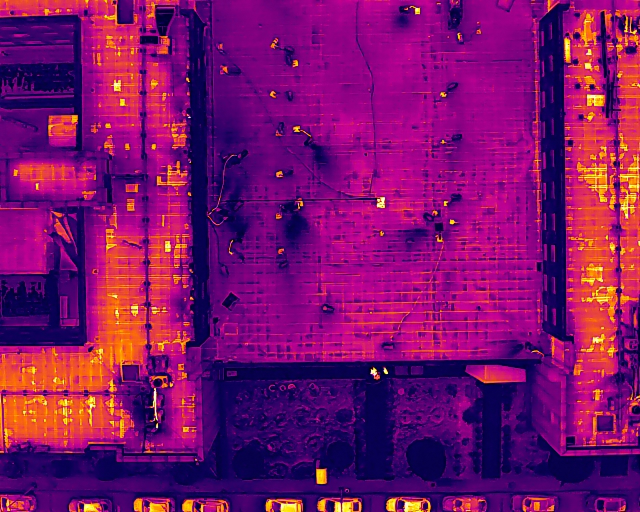
#> input picture KHBPRooftops/DJI_20260129182141_0002_T.JPG, 1280 x 1024 px (shown at 1/2 size)
$ python pipeline.py --input ../../KHBPRooftops
#> lines starting #> are read from the running program, lines starting #| are printed output that depends on the picture
#> in get_proxy_field, rgb is the input picture: shape (1024, 1280, 3); mean R, G, B 123.6, 16.4, 105.8
### pure_math_pipeline/src/io_thermal.py
"""
io_thermal.py
=============
Turns a DJI R-JPEG thermal capture into a single-channel 2D numpy field that
the pure-math detectors in this package can operate on.

Three tiers, tried in order, so the pipeline always produces *something*
useful even before the official DJI SDK is wired up:

  1. TRUE CELSIUS via the official DJI Thermal SDK (libdirp).
     -> `dirp_measure_ex` returns one float32 per pixel = real degrees C.
  2. TRUE CELSIUS via a DJI Thermal Analysis Tool (DTAT) CSV export sitting
     next to the image (DTAT is DJI's free desktop app; exporting a CSV
     needs no compiling / no ctypes at all).
  3. PROXY field recovered from the pseudo-color display JPEG itself, via
     PCA colormap inversion (see `palette_invert`). Monotonic with
     temperature but NOT calibrated Celsius -- every function that returns
     this tier sets `calibrated=False` so callers/reports can be honest
     about it.

Nothing here is machine learning. Tier 1/2 are just reading numbers DJI's
sensor already computed; tier 3 is linear algebra (SVD/PCA).
"""
from __future__ import annotations

import csv
import ctypes
import os
from dataclasses import dataclass
from pathlib import Path

import numpy as np
from PIL import Image
from scipy.ndimage import zoom as _ndi_zoom


@dataclass
class ThermalField:
    field: np.ndarray          # float32, shape (H, W)
    calibrated: bool           # True => field is real Celsius
    source: str                # human-readable provenance string
    units: str                 # "C" or "proxy[0,1]"


# ---------------------------------------------------------------------------
# Tier 1: official DJI Thermal SDK (libdirp) via ctypes
# ---------------------------------------------------------------------------
# Setup (one-time, done by the user -- proprietary binary, we cannot ship it):
#   1. Download "DJI Thermal SDK" from
#      https://www.dji.com/downloads/softwares/dji-thermal-sdk  (free, no
#      login required beyond DJI's standard download click-through).
#   2. Unzip it; find `linux/release_x64/libdirp.so` (or `windows/libdirp.dll`).
#   3. `export DJI_THERMAL_SDK_LIB=/path/to/libdirp.so`
# Once that env var points at a real library, get_celsius_dji_sdk() below
# will produce exact per-pixel Celsius using DJI's own radiometric model
# (Planck-curve inversion with the camera's embedded emissivity, distance,
# humidity and reflected-temperature parameters -- this is DJI's
# calibration, not ours; we are just calling their function).

class _DirpMeasurementParams(ctypes.Structure):
    _fields_ = [
        ("distance", ctypes.c_float),
        ("humidity", ctypes.c_float),
        ("emissivity", ctypes.c_float),
        ("reflection", ctypes.c_float),
    ]


class _DirpResolution(ctypes.Structure):
    _fields_ = [("width", ctypes.c_int32), ("height", ctypes.c_int32)]


def get_celsius_dji_sdk(rjpeg_path: str, lib_path: str | None = None) -> ThermalField | None:
    """Return a calibrated Celsius ThermalField using the official DJI SDK,
    or None if the SDK library isn't available (caller should fall back)."""
    lib_path = lib_path or os.environ.get("DJI_THERMAL_SDK_LIB")
    if not lib_path or not os.path.exists(lib_path):
        return None

    lib = ctypes.CDLL(lib_path)
    data = Path(rjpeg_path).read_bytes()
    buf = ctypes.create_string_buffer(data, len(data))
    handle = ctypes.c_void_p()

    ret = lib.dirp_create_from_rjpeg(buf, len(data), ctypes.byref(handle))
    if ret != 0:
        return None
    try:
        res = _DirpResolution()
        lib.dirp_get_rjpeg_resolution(handle, ctypes.byref(res))
        w, h = res.width, res.height
        n = w * h
        temp_buf = (ctypes.c_float * n)()
        ret = lib.dirp_measure_ex(handle, temp_buf, ctypes.sizeof(temp_buf))
        if ret != 0:
            return None
        arr = np.ctypeslib.as_array(temp_buf).reshape(h, w).astype(np.float32).copy()

        # DJI's raw radiometric frame is the native sensor resolution (e.g.
        # 640x512), while the pseudo-color display JPEG (and any labelme
        # ground-truth polygons drawn on it) is upsampled 2x by the camera's
        # ISP. Resample the Celsius grid onto the display-image pixel grid
        # (bilinear, order=1 -- physically reasonable for a smoothly varying
        # temperature field) so every detector/overlay/GT-comparison in this
        # package can assume "field.shape == display image shape" universally.
        with Image.open(rjpeg_path) as disp:
            disp_w, disp_h = disp.size
        if (h, w) != (disp_h, disp_w):
            arr = _ndi_zoom(arr, (disp_h / h, disp_w / w), order=1).astype(np.float32)

        return ThermalField(field=arr, calibrated=True, source="dji_thermal_sdk", units="C")
    finally:
        lib.dirp_destroy(handle)


# ---------------------------------------------------------------------------
# Tier 2: DJI Thermal Analysis Tool CSV export sitting next to the image
# ---------------------------------------------------------------------------
def get_celsius_dtat_csv(rjpeg_path: str) -> ThermalField | None:
    """Looks for <same_basename>.csv (DTAT's raw temperature-matrix export)
    next to the R-JPEG and loads it if present."""
    csv_path = Path(rjpeg_path).with_suffix(".csv")
    if not csv_path.exists():
        return None
    with open(csv_path, newline="") as f:
        rows = [row for row in csv.reader(f) if row]
    arr = np.array(rows, dtype=np.float32)
    return ThermalField(field=arr, calibrated=True, source="dtat_csv", units="C")


# ---------------------------------------------------------------------------
# Tier 3: PCA colormap inversion of the pseudo-color display JPEG
# ---------------------------------------------------------------------------
# DJI's on-camera ISP renders the raw radiometric frame through a 1D palette
# (white-hot, iron-red, ...): temperature -> RGB is a smooth curve embedded
# in the 3D RGB cube. Because it's a curve (1 degree of freedom) and not a
# volume, the pixel cloud in RGB space is very nearly rank-1 after removing
# its mean -- i.e. it lives close to a line. The first principal component
# of the pixel colors (via SVD) is therefore, up to sign and affine
# rescaling, a recovery of the original scalar the palette encodes.
# This is classical linear algebra (PCA = truncated SVD), no learning
# involved, and it adapts automatically to whichever palette the camera
# used -- no hardcoded color lookup table required.
def palette_invert(rgb: np.ndarray) -> np.ndarray:
    """rgb: (H, W, 3) uint8 image. Returns float32 (H, W) in [0, 1],
    monotonically increasing with apparent temperature (hot = 1)."""
    h, w, _ = rgb.shape
    x = rgb.reshape(-1, 3).astype(np.float64)
    mu = x.mean(axis=0)
#> mu = [123.6, 16.41, 105.8]
    xc = x - mu

    # Truncated SVD: first right-singular vector = dominant color axis.
    # (economy SVD on a subsample for speed on large images)
    n = xc.shape[0]
    if n > 200_000:
        idx = np.random.default_rng(0).choice(n, size=200_000, replace=False)
        sample = xc[idx]
    else:
        sample = xc
    _, _, vt = np.linalg.svd(sample, full_matrices=False)
#> vt = [[0.95, 0.311, 0.0407], [-0.158, 0.586, -0.795], [0.271, -0.749, -0.605]]
    axis = vt[0]
#> axis = [0.95, 0.311, 0.0407]

    proj = xc @ axis  # scalar coordinate along the palette curve

    # Fix sign so that "hot" (yellow/white in DJI's default ironbow-like
    # palettes) scores high: hot colors have high R and high G; cold colors
    # (deep purple/blue) have high B relative to R+G. Use correlation with
    # (R+G-B) as an orientation reference -- still no learned parameters,
    # just a sign check.
    heuristic = x[:, 0] + x[:, 1] - x[:, 2]
    if np.corrcoef(proj, heuristic)[0, 1] < 0:
        proj = -proj

    proj = proj.reshape(h, w)
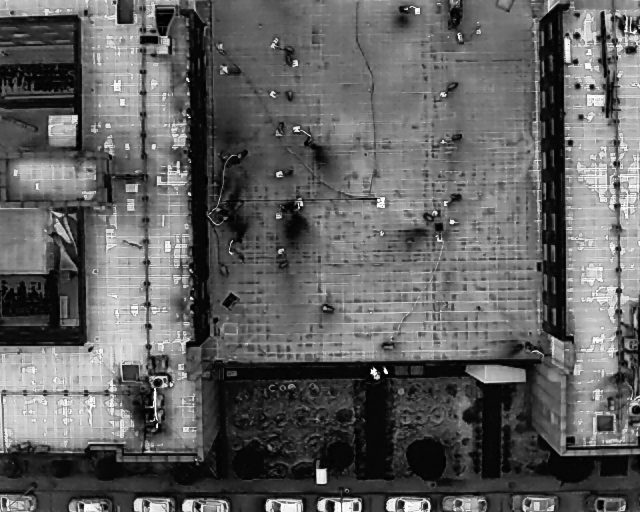
#> proj: shape (1024, 1280) float64 (shown at 1/2 size); min -126.1, max 204, mean 0; drawn with min black and max white
    lo, hi = np.percentile(proj, [0.5, 99.5])
#> lo = -122.4; hi = 184.6
    out = np.clip((proj - lo) / max(hi - lo, 1e-6), 0, 1)
    return out.astype(np.float32)


def get_proxy_field(rjpeg_path: str) -> ThermalField:
    rgb = np.array(Image.open(rjpeg_path).convert("RGB"))
    field = palette_invert(rgb)
    return ThermalField(field=field, calibrated=False, source="palette_pca_proxy", units="proxy[0,1]")


# ---------------------------------------------------------------------------
# Public entry point
# ---------------------------------------------------------------------------
def load_thermal_field(rjpeg_path: str, lib_path: str | None = None) -> ThermalField:
    """Try Celsius sources first, fall back to the uncalibrated proxy."""
    for getter in (
        lambda: get_celsius_dji_sdk(rjpeg_path, lib_path),
        lambda: get_celsius_dtat_csv(rjpeg_path),
    ):
        result = getter()
        if result is not None:
            return result
    return get_proxy_field(rjpeg_path)

### pure_math_pipeline/src/detectors/pde_diffusion.py
"""
pde_diffusion.py -- Perona-Malik anisotropic diffusion.

Field: partial differential equations / nonlinear diffusion (Perona & Malik,
1990). Solves (a discretized, explicit-Euler step of):

    dI/dt = div( g(|grad I|) * grad I )

where g is a monotonically decreasing "edge-stopping" function. Unlike
Gaussian blur (isotropic diffusion, which is the heat equation dI/dt = Laplacian(I)
and smooths everywhere equally), Perona-Malik diffuses *along* edges and
stops *across* them, because g(|grad I|) -> 0 wherever the gradient is large.

Used here as a denoiser: it removes sensor/palette noise while preserving
the sharp boundary of a genuine hotspot, so downstream detectors see a
cleaner signal without their thresholds being blurred out.
"""
from __future__ import annotations
import numpy as np


def perona_malik(field: np.ndarray, n_iter: int = 12, kappa: float = 0.05, gamma: float = 0.2,
                  option: int = 1) -> np.ndarray:
#> called with n_iter = 10, kappa = 0.02, gamma = 0.2, option = 1
    img = field.astype(np.float64).copy()
    for _ in range(n_iter):
        # forward differences in the 4 directions (north/south/east/west)
        dN = np.roll(img, 1, axis=0) - img
        dS = np.roll(img, -1, axis=0) - img
        dE = np.roll(img, -1, axis=1) - img
        dW = np.roll(img, 1, axis=1) - img

        if option == 1:
            cN = np.exp(-(dN / kappa) ** 2)
            cS = np.exp(-(dS / kappa) ** 2)
            cE = np.exp(-(dE / kappa) ** 2)
            cW = np.exp(-(dW / kappa) ** 2)
        else:
            cN = 1.0 / (1.0 + (dN / kappa) ** 2)
            cS = 1.0 / (1.0 + (dS / kappa) ** 2)
            cE = 1.0 / (1.0 + (dE / kappa) ** 2)
            cW = 1.0 / (1.0 + (dW / kappa) ** 2)

        img += gamma * (cN * dN + cS * dS + cE * dE + cW * dW)
#> this loop made 10 passes
#> pass 1, in perona_malik, `dN = np.roll(img, 1, axis=0) - img`:
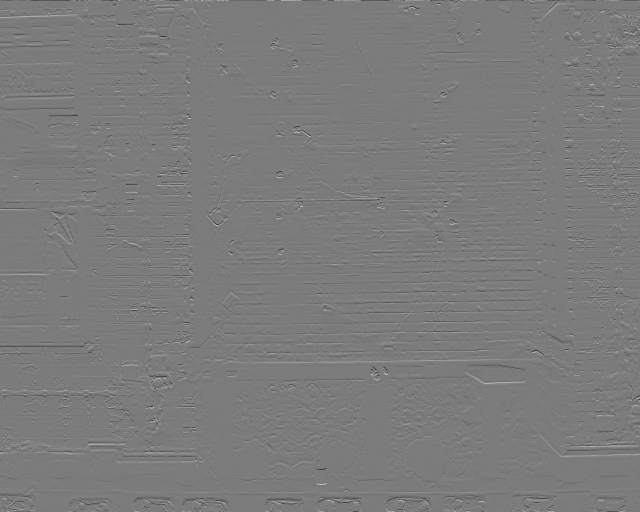
#> dN: shape (1024, 1280) float64 (shown at 1/2 size); min -0.831, max 0.882, mean 0; drawn with min black and max white
#> pass 1, in perona_malik, `dS = np.roll(img, -1, axis=0) - img`:
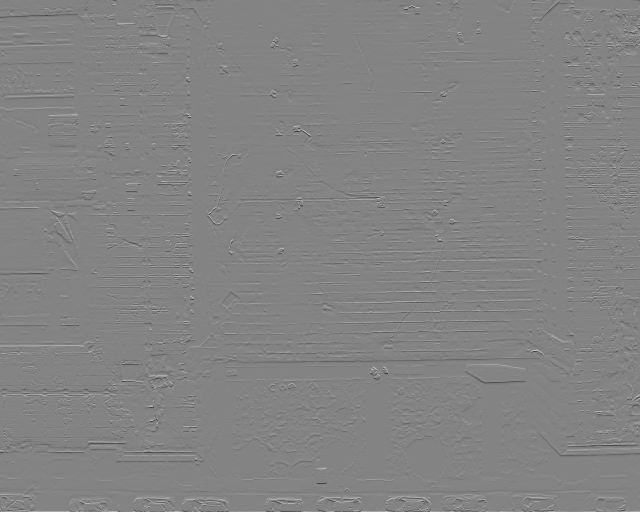
#> dS: shape (1024, 1280) float64 (shown at 1/2 size); min -0.882, max 0.831, mean 0; drawn with min black and max white
    return img.astype(np.float32)

### pure_math_pipeline/src/fusion.py
"""
fusion.py -- consensus fusion of the independent classical detectors.

No learning: this is a weighted-majority vote (a linear combination of
binary indicator functions, thresholded) followed by connected-component
extraction, plus a topological/quantum boundary-confirmation gate. The
idea mirrors an ensemble of independent estimators in classical
statistics -- each detector exploits a different piece of mathematics
(robust statistics, morphology, differential geometry, harmonic analysis,
algebraic topology, quantum-gate simulation), so requiring agreement
across several sharply reduces the false-positive rate any single method
would have on its own, without introducing any trained/learned parameters.
"""
from __future__ import annotations
from dataclasses import dataclass, field as dc_field
import numpy as np
from scipy import ndimage as ndi

from .detectors import statistical, morphology, scale_space, wavelet, topology, quantum_edge


@dataclass
class Detection:
    y0: int
    y1: int
    x0: int
    x1: int
    mask: np.ndarray            # boolean, shape (y1-y0, x1-x0)
    votes: int
    methods: list               # names of methods that voted for this region
    quantum_edge_score: float
    centroid_y: float
    centroid_x: float
    area_px: int
    peak_value: float
    mean_value: float


# [15 lines left out: functions _rasterize_blobs, _rasterize_peaks, not called in this run]


def run_all_detectors(field: np.ndarray, denoised: np.ndarray | None = None, tophat_radius: int = 6):
    """Runs every detector and returns the individual boolean masks plus raw
    outputs, keyed by name.

    Design note: a rooftop (or any real scene) is rarely a single uniform
    material, so a *global* statistic computed on raw temperature is
    contaminated by material-to-material baseline differences (asphalt vs.
    membrane vs. metal flashing, ...) -- those boundaries look like "outliers"
    to a naive global threshold even though they are not anomalies. The
    white top-hat transform (morphology.py) is exactly the tool for this: it
    subtracts a locally-estimated background (grayscale opening) *before*
    anything else runs, so every downstream detector -- statistical,
    scale-space, wavelet, topological -- operates on a background-normalized
    "local excess heat" field instead of the raw scene. The quantum edge
    detector is the one exception: it is used to confirm that a candidate
    region sits on a genuine sharp thermal boundary in the *original* scene,
    so it deliberately runs on the (denoised) raw field.
    """
    f = denoised if denoised is not None else field
    contrast = morphology.white_tophat(f, radius=tophat_radius)

    masks = {}
    masks["mad_zscore"] = statistical.mad_zscore_mask(contrast, k=3.5, exclude_zeros=True)
    masks["otsu"] = statistical.otsu_mask(contrast)

    blobs = scale_space.log_blobs(contrast)
    masks["scale_space_log"] = _rasterize_blobs(f.shape, blobs)

    wtmm_resp = wavelet.wtmm_response(contrast)
    # Percentile-based cut rather than "fraction of the response's own max":
    # a single dominant singularity (a sharp material edge, say) would
    # otherwise set the max and hide every genuine-but-milder hotspot edge.
    nz = wtmm_resp[wtmm_resp > 0]
    wtmm_cut = np.percentile(nz, 97) if nz.size else 1.0
    masks["wavelet_wtmm"] = wtmm_resp > wtmm_cut

    peaks = topology.significant_peaks(contrast, min_persistence=np.ptp(contrast) * 0.12, min_separation=6)
    masks["persistent_homology"] = _rasterize_peaks(f.shape, contrast, peaks)

    qmap = quantum_edge.quantum_edge_map(f)

    extras = {"log_blobs": blobs, "wtmm_response": wtmm_resp, "peaks": peaks,
              "quantum_edge_map": qmap, "contrast": contrast}
    return masks, extras


# [43 lines left out: function fuse, not called in this run]

### pure_math_pipeline/src/pipeline.py
"""
pipeline.py -- end-to-end CLI.

    python -m src.pipeline --input KHBPRooftops --out results

For every *_T.JPG in --input:
  1. load_thermal_field()      (Celsius if SDK/CSV available, else PCA proxy)
  2. Perona-Malik denoise
  3. run every detector, fuse via consensus voting + quantum-edge gate
  4. if a matching *_T.json (labelme) exists, score against it
  5. write an annotated overlay PNG and a per-image JSON report
  6. write results/summary.md aggregating metrics across the whole folder
"""
from __future__ import annotations
import argparse
import json
import os
import sys
from pathlib import Path

PROJECT_ROOT = Path(__file__).resolve().parent.parent
DEFAULT_SDK_DIR = PROJECT_ROOT / "vendor" / "dji_thermal_sdk_v1.7" / "linux" / "release_x64"
DEFAULT_SDK_LIB = DEFAULT_SDK_DIR / "libdirp.so"


def _ensure_sdk_ld_path():
    """The vendored libdirp.so dlopen()s several sibling .so files by bare
    name at runtime (libv_dirp.so, libv_girp.so, ...). The dynamic linker
    only consults LD_LIBRARY_PATH for that at *process start*, so setting
    os.environ after the interpreter is already running has no effect --
    we have to set it and then re-exec this same interpreter once, before
    anything else imports ctypes/numpy/etc."""
    if not DEFAULT_SDK_DIR.exists():
        return
    sdk_dir_str = str(DEFAULT_SDK_DIR)
    current = os.environ.get("LD_LIBRARY_PATH", "")
    if sdk_dir_str in current.split(os.pathsep):
        return
    os.environ["LD_LIBRARY_PATH"] = sdk_dir_str + (os.pathsep + current if current else "")
    os.execve(sys.executable, [sys.executable] + sys.argv, os.environ)


if __name__ == "__main__":
    _ensure_sdk_ld_path()

import numpy as np
from PIL import Image, ImageDraw

sys.path.insert(0, str(PROJECT_ROOT))

from src import io_thermal, fusion, validate
from src.detectors import pde_diffusion


# [10 lines left out: function annotate, not called in this run]


def process_image(t_jpg: Path, out_dir: Path, lib_path: str | None):
    stem = t_jpg.stem
    json_path = t_jpg.with_suffix(".json")

    tf = io_thermal.load_thermal_field(str(t_jpg), lib_path=lib_path)
    field = tf.field

    denoised = pde_diffusion.perona_malik(field, n_iter=10, kappa=np.ptp(field) * 0.02 + 1e-6)

    masks, extras = fusion.run_all_detectors(field, denoised)
    detections = fusion.fuse(field, masks, extras["quantum_edge_map"], min_votes=2, min_area=8)

    report = {
        "image": t_jpg.name,
        "calibrated": tf.calibrated,
        "field_source": tf.source,
        "units": tf.units,
        "n_detections": len(detections),
        "detections": [
            {
                "bbox": [d.x0, d.y0, d.x1, d.y1],
                "centroid": [d.centroid_x, d.centroid_y],
                "area_px": d.area_px,
                "votes": d.votes,
                "methods": d.methods,
                "quantum_edge_score": d.quantum_edge_score,
                "peak_value": d.peak_value,
                "mean_value": d.mean_value,
            }
            for d in detections
        ],
    }

    gt_mask, gt_polys = None, []
    if json_path.exists():
        gt_mask, gt_polys = validate.load_gt_mask(str(json_path), field.shape)
        metrics = validate.evaluate(detections, gt_mask, gt_polys)
        report["metrics"] = metrics.__dict__

    rgb = np.array(Image.open(t_jpg).convert("RGB"))
    annotate(rgb, detections, gt_polys, out_dir / f"{stem}_annotated.png")

    with open(out_dir / f"{stem}_report.json", "w") as f:
        json.dump(report, f, indent=2)

    return report


def main():
    ap = argparse.ArgumentParser()
    ap.add_argument("--input", required=True, help="folder containing *_T.JPG (+ optional *_T.json labels)")
    ap.add_argument("--out", default="results")
    default_lib = str(DEFAULT_SDK_LIB) if DEFAULT_SDK_LIB.exists() else None
    ap.add_argument("--dji-sdk-lib", default=default_lib,
                     help="path to libdirp.so/.dll (defaults to the vendored SDK if present)")
    args = ap.parse_args()

    in_dir = Path(args.input)
    out_dir = Path(args.out)
    out_dir.mkdir(parents=True, exist_ok=True)

    t_files = sorted(in_dir.glob("*_T.JPG")) + sorted(in_dir.glob("*_T.jpg"))
    reports = []
    for t_jpg in t_files:
        print(f"processing {t_jpg.name} ...")
        report = process_image(t_jpg, out_dir, args.dji_sdk_lib)
        reports.append(report)
        n_det = report["n_detections"]
        m = report.get("metrics")
        if m:
            print(f"  -> {n_det} detections | GT hit-rate {m['gt_hit_rate']:.2f} | "
                  f"pixel P {m['pixel_precision']:.2f} R {m['pixel_recall']:.2f} "
                  f"F1 {m['pixel_f1']:.2f} IoU {m['pixel_iou']:.2f} | calibrated={report['calibrated']}")
        else:
            print(f"  -> {n_det} detections | no ground truth | calibrated={report['calibrated']}")

    # aggregate summary
    with_metrics = [r for r in reports if "metrics" in r]
    lines = ["# Detection run summary\n"]
    lines.append(f"Images processed: {len(reports)}\n")
    if with_metrics:
        avg = lambda key: np.mean([r["metrics"][key] for r in with_metrics])
        lines.append(f"Average GT hit-rate: {avg('gt_hit_rate'):.3f}")
        lines.append(f"Average pixel precision: {avg('pixel_precision'):.3f}")
        lines.append(f"Average pixel recall: {avg('pixel_recall'):.3f}")
        lines.append(f"Average pixel F1: {avg('pixel_f1'):.3f}")
        lines.append(f"Average pixel IoU: {avg('pixel_iou'):.3f}\n")
    lines.append("| image | calibrated | detections | GT polys | hit-rate | P | R | F1 | IoU |")
    lines.append("|---|---|---|---|---|---|---|---|---|")
    for r in reports:
        m = r.get("metrics")
        if m:
            lines.append(f"| {r['image']} | {r['calibrated']} | {r['n_detections']} | {m['n_gt']} | "
                          f"{m['gt_hit_rate']:.2f} | {m['pixel_precision']:.2f} | {m['pixel_recall']:.2f} | "
                          f"{m['pixel_f1']:.2f} | {m['pixel_iou']:.2f} |")
        else:
            lines.append(f"| {r['image']} | {r['calibrated']} | {r['n_detections']} | - | - | - | - | - | - |")

    (out_dir / "summary.md").write_text("\n".join(lines))
    print(f"\nWrote summary to {out_dir / 'summary.md'}")


if __name__ == "__main__":
    main()
#> (the call stopped at in run_all_detectors, `contrast = morphology.white_tophat(f, radius=tophat_radius)`: src is not available in this run)
